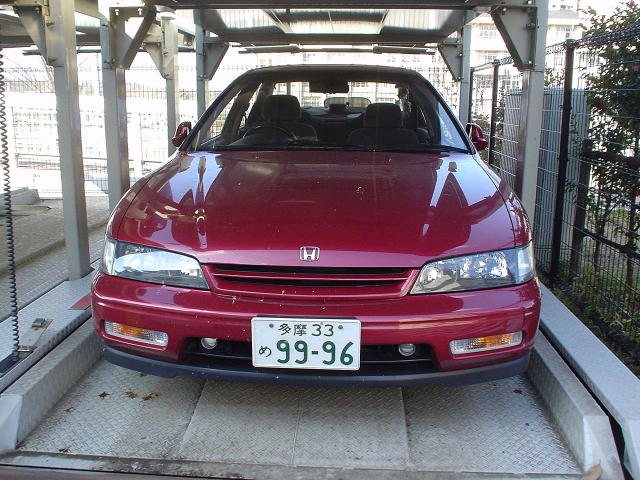
#> input picture car1.jpeg, 1280 x 960 px (shown at 1/2 size)
$ python main.py
#> lines starting #> are read from the running program, lines starting #| are printed output that depends on the picture; after the words box and inside, x2 and y2 are one past the last pixel; in counts of white or black regions, pixels touching at a corner belong together
import cv2
import imutils #to resize out image
import pytesseract

pytesseract.pytesseract.tesseract_cmd = r"C:\\Program Files\\Tesseract-OCR\\tesseract.exe"

# Read the image file
image = cv2.imread('car1.jpeg')
#> image is the input picture: shape (960, 1280, 3); mean B, G, R 119.7, 111.9, 121.6
image = imutils.resize(image , width=500)
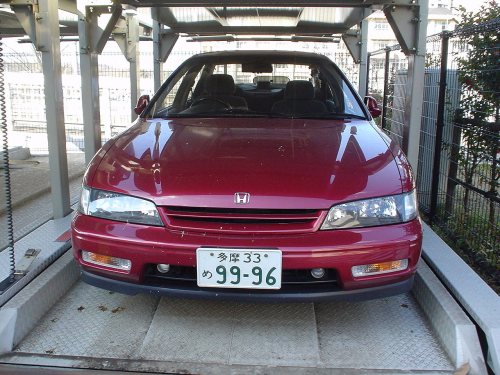
#> image: shape (375, 500, 3); mean B, G, R 119.7, 111.9, 121.6

cv2.imshow("Original",image)
cv2.waitKey(0)

gray=cv2.cvtColor(image , cv2.COLOR_BGR2GRAY)
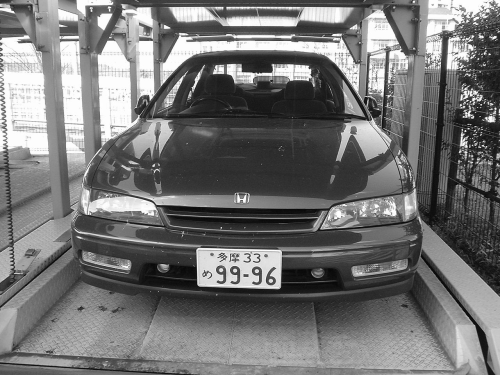
#> gray: shape (375, 500); min 7, max 255, mean 115.7
cv2.imshow("Gray Scale Image",gray)
cv2.waitKey(0)

#now we will reduce  from noise from our image and make  i8t smooth
gray=cv2.bilateralFilter(gray , 11,17,17)
cv2.imshow("Smooth Image",gray)
cv2.waitKey(0)

edged =cv2.Canny(gray , 170,200)
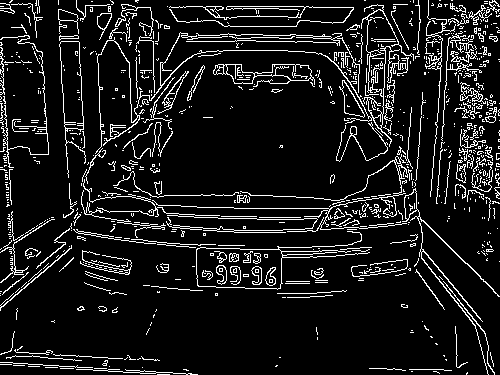
#> edged: shape (375, 500); 10.1% white in thin lines or dots
cv2.imshow("Canny edges" , edged)
cv2.waitKey(0)


# Convert to Grayscale Image
gray_image = cv2.cvtColor(image, cv2.COLOR_BGR2GRAY)

#Canny Edge Detection
canny_edge = cv2.Canny(gray_image, 170, 200)
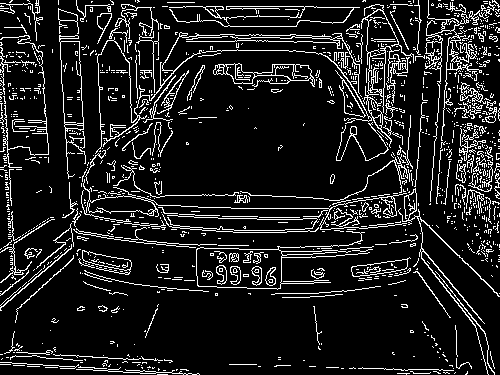
#> canny_edge: shape (375, 500); 11.9% white in thin lines or dots

# Find contours based on Edges
contours, new  = cv2.findContours(canny_edge.copy(), cv2.RETR_LIST, cv2.CHAIN_APPROX_SIMPLE)
#> contours = 1387 contours, 1306 with area under 20; largest, box (x1, y1, x2, y2) and area: (196, 231, 370, 290) 3282, (196, 247, 283, 290) 3270, (59, 35, 86, 179) 1709, (60, 41, 84, 125) 1558, (95, 4, 414, 154) 1145; new = 1387 rows, first 6: [1, -1, -1, -1], [2, 0, -1, -1], [3, 1, -1, -1], [4, 2, -1, -1], [5, 3, -1, -1], [6, 4, -1, -1]
contours=sorted(contours, key = cv2.contourArea, reverse = True)[:30]
#> contours = 30 contours; largest, box (x1, y1, x2, y2) and area: (196, 231, 370, 290) 3282, (196, 247, 283, 290) 3270, (59, 35, 86, 179) 1709, (60, 41, 84, 125) 1558, (95, 4, 414, 154) 1145

cv2.imshow("License Plate Detection",image)
cv2.waitKey(0)

# Initialize license Plate contour and x,y,w,h coordinates
contour_with_license_plate = None
license_plate = None
x = None
y = None
w = None
h = None

# Find the contour with 4 potential corners and create ROI around it
for contour in contours:
        # Find Perimeter of contour and it should be a closed contour
        perimeter = cv2.arcLength(contour, True)
        approx = cv2.approxPolyDP(contour, 0.01 * perimeter, True)
        if len(approx) == 4:                                            #see whether it is a Rect
            contour_with_license_plate = approx
            x, y, w, h = cv2.boundingRect(contour)
            license_plate = gray_image[y:y + h, x:x + w]
            break
#> this loop made 30 passes
#> perimeter on passes 1 to 12: 1116.6, 246.3, 481.1, 259.4, 4309.7, 390.8, 1443, 143.4, 133.4, 289.3, 241.6, 231.8

(thresh, license_plate) = cv2.threshold(license_plate, 127, 255, cv2.THRESH_BINARY)
cv2.imshow("plate",license_plate)
cv2.waitKey(0)
# Removing Noise from the detected image, before sending to Tesseract
#> (the run stopped early here; a loop or call above may not have finished)
